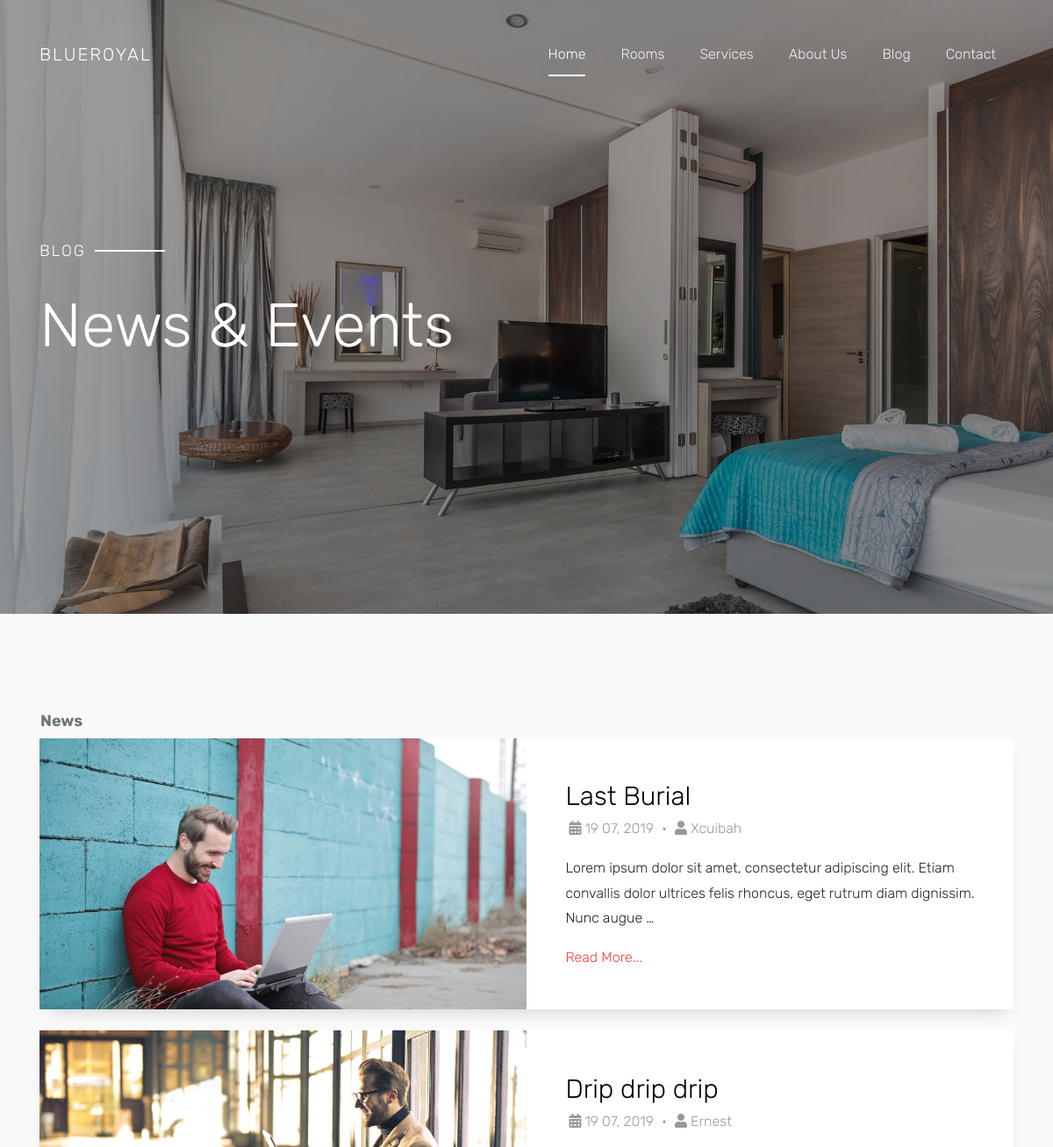
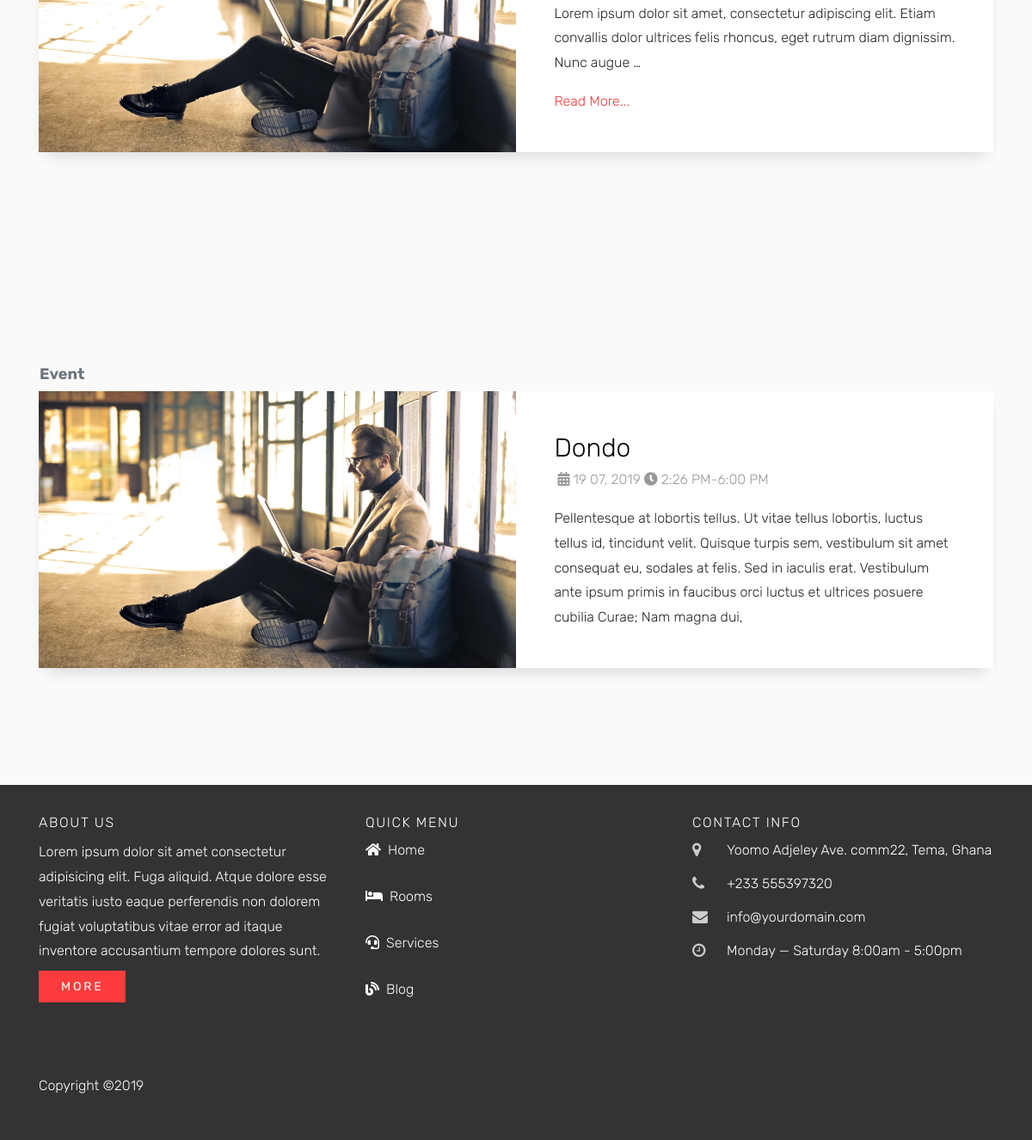
Screenshot of /blog/ with the database file from the repository (2 pictures, top to bottom).
### blog/models.py (models this page shows, shortened)
class News(models.Model):
    title = models.CharField(max_length=250)
    published_date = models.DateField()
    reporter = models.CharField(max_length=40)
    content = models.TextField()
    slug = models.SlugField(null=True)
    picture = models.ImageField(upload_to='Pictures/News', null=True)
    def get_absolute_url(self):
        return reverse('blog-single', kwargs={'slug': self.slug})

class Event(models.Model):
    title = models.CharField(max_length=500)
    date = models.DateField(null=True)
    time_start = models.TimeField(null=True)
    time_end = models.TimeField(null=True)
    content = models.TextField()
    picture = models.ImageField(upload_to='Pictures/Event', null=True)

### blog/views.py (the view)
# urls.py: path('', views.index, name='blog-home'),
def blog(request):
    event = Event.objects.all().order_by('-id')
    news = News.objects.all().order_by('-id')
    context = {'event': event, 'news': news}
    return render(request, 'blog/blog.html', context)

### blog/templates/blog/blog.html
{% extends 'blog/base.html' %}
{% load static %}
{% block content %}
  <div class="block-30 block-30-sm item" style="background-image: url('{% static 'blog/images/bg_2.jpg' %}');" data-stellar-background-ratio="0.5">
    <div class="container">
      <div class="row align-items-center">
        <div class="col-md-10">
          <span class="subheading-sm">Blog</span>
              <h2 class="heading">News &amp; Events</h2>
        </div>
      </div>
    </div>
  </div>
  <div class=" site-section bg-light" id="blog">
    <div class="container">
      <div class="row">
        <h6 class="text-muted pl-3" style="font-weight: bold; font-size: large">News</h6>
          {% for news in news %}
        <div class="col-md-12 mb-4">
          <div class="block-3 d-md-flex">
            <a id="optionalstuff" class="image" href="{{ news.get_absolute_url }}" style="background-image: url('{{ news.picture.url }}'); "></a>
            <div class="text">
              <h2 class="heading"><a href="{{ news.get_absolute_url }}">{{ news.title }}</a></h2>
              <p class="meta"><i class="fas fa-calendar-alt p-1"></i><a href="">{{ news.published_date|date:'d m, Y' }}</a> <span class="sep">&bullet;</span><i class="fas fa-user p-1"></i><span>{{ news.reporter }}</span> </p>
              <p>{{ news.content|truncatewords:20 }}</p>
              <p><a href="{{ news.get_absolute_url }}">Read More...</a></p>
            </div>
          </div>
        </div>
        {% endfor %}
      </div>
  </div>
  </div>
  <div class=" site-section bg-light" id="blog">
    <div class="container">
      <div class="row">
        <h6 class="text-muted pl-3" style="font-weight: bold; font-size: large">Event</h6>
          {% for event in event %}
        <div class="col-md-12 mb-4">
          <div class="block-3 d-md-flex">
            <a id="optionalstuff" class="image" style="background-image: url('{{ event.picture.url }}'); "></a>
            <div class="text">
              <h2 class="heading">{{ event.title }}</h2>
              <p class="meta"><span><i class="fas fa-calendar-alt p-1"></i>{{ event.date|date:'d m, Y' }}<i class="fas fa-clock p-1"></i>{{ event.time_start|date:'g:i A' }}-{{ event.time_end|date:'g:i A' }}</span></p>
              <p>{{ event.content }}</p>
            </div>
          </div>
        </div>
          {% endfor %}
      </div>
  </div>
  </div>
{% endblock content %}

### blog/templates/blog/base.html (shortened to what this page needs)
{% load static %}
<!DOCTYPE html>
<html lang="en">
  <head>
    <link rel="stylesheet" href="https://use.fontawesome.com/releases/v5.6.3/css/all.css">
    <link rel="stylesheet" href="{% static 'blog/css/open-iconic-bootstrap.min.css' %}">
    <link rel="stylesheet" href="{% static 'blog/css/animate.css' %}">
    <link rel="stylesheet" href="{% static 'blog/css/owl.carousel.min.css' %}">
    <link rel="stylesheet" href="{% static 'blog/css/owl.theme.default.min.css' %}">
    <link rel="stylesheet" href="{% static 'blog/css/magnific-popup.css' %}">
    <link rel="stylesheet" href="{% static 'blog/css/aos.css' %}">
    <link rel="stylesheet" href="{% static 'blog/css/ionicons.min.css' %}">
    <link rel="stylesheet" href="{% static 'blog/css/bootstrap-datepicker.css' %}">
    <link rel="stylesheet" href="{% static 'blog/css/jquery.timepicker.css' %}">
    <link rel="stylesheet" href="{% static 'blog/css/flaticon.css' %}">
    <link rel="stylesheet" href="{% static 'blog/css/icomoon.css' %}">
    <link rel="stylesheet" href="{% static 'blog/css/style.css' %}">
  </head>
  <body>
  <nav class="navbar navbar-expand-lg navbar-dark ftco_navbar bg-dark ftco-navbar-light" id="ftco-navbar">
    <div class="container">
      <a class="navbar-brand" href="{% url 'blog-home' %}">BlueRoyal</a>
      <div class="collapse navbar-collapse" id="ftco-nav">
        <ul class="navbar-nav ml-auto">
          <li class="nav-item active"><a href="{% url 'blog-home' %}" class="nav-link">Home</a></li>
          <li class="nav-item"><a href="{% url 'blog-room' %}" class="nav-link">Rooms</a></li>
          <li class="nav-item"><a href="{% url 'blog-service' %}" class="nav-link">Services</a></li>
          <li class="nav-item"><a href="{% url 'blog-about' %}" class="nav-link">About Us</a></li>
          <li class="nav-item"><a href="{% url 'blog-blog' %}" class="nav-link">Blog</a></li>
          <li class="nav-item"><a href="{% url 'blog-contact' %}" class="nav-link">Contact</a></li>
        </ul>
      </div>
    </div>
  </nav>
{% block content %}
{% endblock content %}
  <footer class="footer">
    <div class="container">
      <div class="row mb-2">
        <div class="col-md-6 col-lg-4">
          <h3 class="heading-section">About Us</h3>
          <p class="mb-2">Lorem ipsum dolor sit amet consectetur adipisicing elit. Fuga aliquid. Atque dolore esse veritatis iusto eaque perferendis non dolorem fugiat voluptatibus vitae error ad itaque inventore accusantium tempore dolores sunt.</p>
          <p><a href="{% url 'blog-about' %}" class="btn btn-primary px-4">More</a></p>
        </div>
        <div class="col-md-6 col-lg-4">
          <div class="block-23">
            <h3 class="heading-section">Quick Menu</h3>
            <ul>
                <li><a href="{% url 'blog-home' %}"><i class="fas fa-home pr-2"></i> Home</a></li>
                <li><a href="{% url 'blog-room' %}"><i class="fas fa-bed pr-2"></i> Rooms</a></li>
                <li><a href="{% url 'blog-service' %}"><i class="fas fa-headset pr-2"></i> Services</a></li>
                <li><a href="{% url 'blog-blog' %}"><i class="fas fa-blog pr-2"></i> Blog</a></li>
            </ul>
          </div>
        </div>
        <div class="col-md-6 col-lg-4">
          <div class="block-23">
            <h3 class="heading-section">Contact Info</h3>
              <ul>
                <li><span class="icon icon-map-marker"></span><span class="text">Yoomo Adjeley Ave. comm22, Tema, Ghana</span></li>
                <li><span class="icon icon-phone"></span><span class="text">+233 555397320</span></li>
                <li><span class="icon icon-envelope"></span><span class="text">info@yourdomain.com</span></li>
                <li><span class="icon icon-clock-o"></span><span class="text">Monday &mdash; Saturday 8:00am - 5:00pm</span></li>
              </ul>
            </div>
        </div>
      </div>
      <div class="row pt-5">
        <div class="col-md-12 text-left">
          <p>
            Copyright &copy;<script>document.write(new Date().getFullYear());</script>
          </p>
        </div>
      </div>
    </div>
  </footer>
  </body>
</html>

### blog/static/blog/css/icomoon.css (style rules this page uses)
[class^="icon-"], [class*=" icon-"] { font-family: 'icomoon' !important; speak: none; font-style: normal; font-weight: normal; font-variant: normal; text-transform: none; line-height: 1; -webkit-font-smoothing: antialiased; -moz-osx-font-smoothing: grayscale; }
.icon-clock-o:before { content: "\f017"; }
.icon-map-marker:before { content: "\f041"; }
.icon-phone:before { content: "\f095"; }
.icon-envelope:before { content: "\f0e0"; }

### rows the page displays
News: picture (picture), title "Last Burial", published_date "19 07, 2019", reporter "Xcuibah", content "Lorem ipsum dolor sit amet, consectetur adipiscing elit. Etiam convallis dolor ultrices felis rhoncus, eget rutrum diam dignissim. Nunc augue …"
News: picture (picture), title "Drip drip drip", published_date "19 07, 2019", reporter "Ernest", content "Lorem ipsum dolor sit amet, consectetur adipiscing elit. Etiam convallis dolor ultrices felis rhoncus, eget rutrum diam dignissim. Nunc augue …"
Event: picture (picture), title "Dondo", date "19 07, 2019", time_start "2:26 PM", time_end "6:00 PM", content "Pellentesque at lobortis tellus. Ut vitae tellus lobortis, luctus tellus id, tincidunt velit. Quisque turpis sem, vestibulum sit amet consequat eu, sodales at felis. Sed in iaculis erat. Vestibulum ante ipsum primis in faucibus orci luctus et ultrices posuere cubilia Curae; Nam magna dui,"
